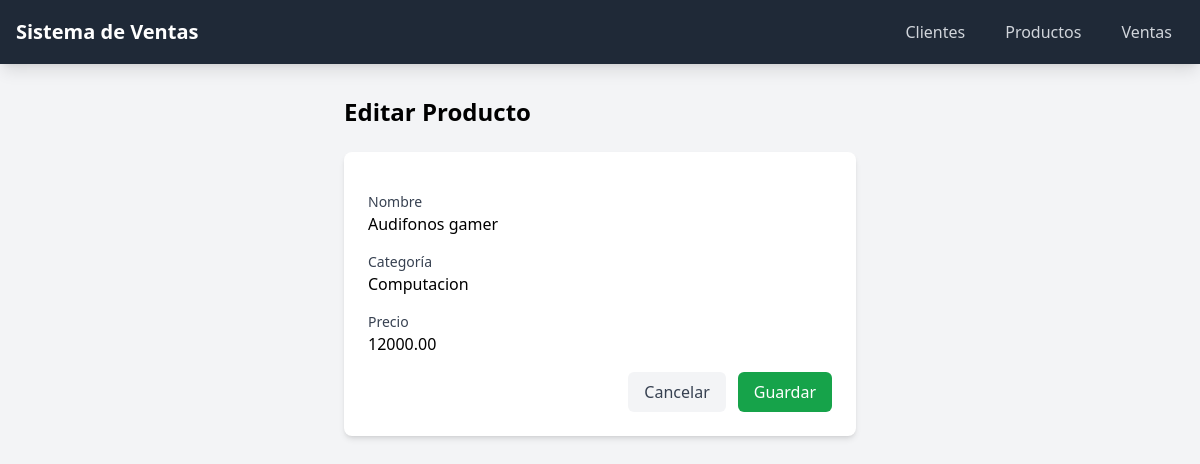
The app's page /productos/editar/1/ with its own data.
### ventas/models.py (models this page shows, shortened)
class Producto(models.Model):
    id = models.AutoField(primary_key=True)
    uuid = models.UUIDField(default=uuid.uuid4, editable=False, unique=True)
    nombre = models.CharField(max_length=100)
    categoria = models.CharField(max_length=50)
    precio = models.DecimalField(max_digits=10, decimal_places=2)
    created_at = models.DateTimeField(auto_now_add=True)
    modified_at = models.DateTimeField(auto_now=True)

### ventas/views.py (the view)
# urls.py: path('productos/editar/<int:pk>/', views.editar_producto, name='editar_producto'),
def editar_producto(request, pk):
    producto = get_object_or_404(Producto, pk=pk)
    if request.method == 'POST':
        form = ProductoForm(request.POST, instance=producto)
        if form.is_valid():
            form.save()
            return redirect('listar_productos')
    else:
        form = ProductoForm(instance=producto)
    return render(request, 'ventas/editar_producto.html', {'form': form})

### ventas/forms.py
class ProductoForm(forms.ModelForm):
    class Meta:
        model = Producto
        fields = ['nombre', 'categoria', 'precio']

### ventas/templates/ventas/editar_producto.html (shortened to what this page needs)
{% extends 'base.html' %}
{% block content %}
<div class="max-w-lg mx-auto">
    <h2 class="text-2xl font-bold mb-6">Editar Producto</h2>
    <div class="bg-white rounded-lg shadow-md p-6">
        <form method="post" class="space-y-4">
            <div>
                <label class="block text-sm font-medium text-gray-700">Nombre</label>
                {{ form.nombre }}
            </div>
            <div>
                <label class="block text-sm font-medium text-gray-700">Categoría</label>
                {{ form.categoria }}
            </div>
            <div>
                <label class="block text-sm font-medium text-gray-700">Precio</label>
                {{ form.precio }}
            </div>
            <div class="flex justify-end space-x-3 mt-4">
                <a href="{% url 'listar_productos' %}" class="px-4 py-2 bg-gray-100 rounded-md text-gray-700">Cancelar</a>
                <button type="submit" class="px-4 py-2 bg-green-600 text-white rounded-md">Guardar</button>
            </div>
        </form>
    </div>
</div>
{% endblock %}

### records on screen
Producto: nombre "Audifonos gamer", categoria "Computacion", precio "12000.00"
